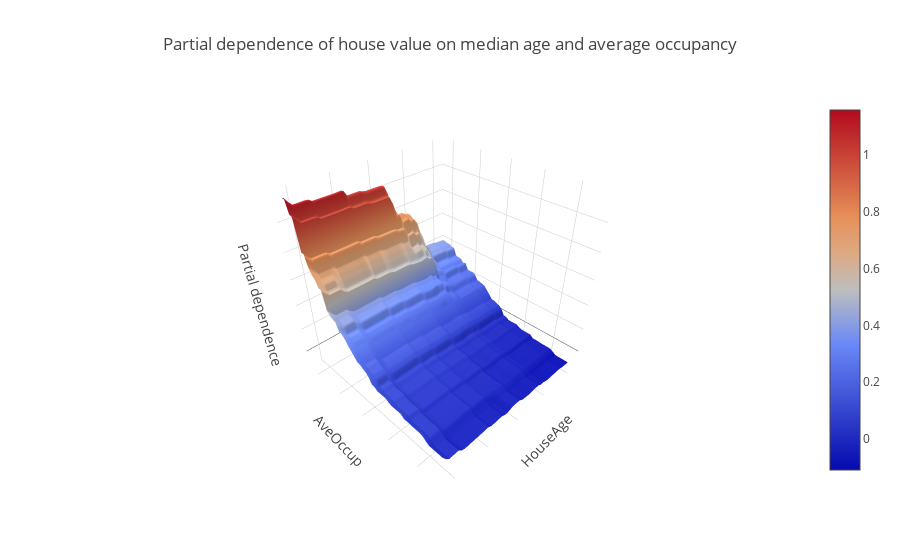

The code cell stored with this chart in its notebook:
### Markdown cell above
https://plot.ly/scikit-learn/plot-partial-dependence/

### Code cell
import plotly.graph_objs as go

import matplotlib.pyplot as plt
import numpy as np
from sklearn.model_selection import train_test_split
from sklearn.ensemble import GradientBoostingRegressor
from sklearn.ensemble.partial_dependence import plot_partial_dependence
from sklearn.ensemble.partial_dependence import partial_dependence
from sklearn.datasets.california_housing import fetch_california_housing

cal_housing = fetch_california_housing()

# split 80/20 train-test
X_train, X_test, y_train, y_test = train_test_split(cal_housing.data,
                                                    cal_housing.target,
                                                    test_size=0.2,
                                                    random_state=1)
names = cal_housing.feature_names

print("Training GBRT...")
clf = GradientBoostingRegressor(n_estimators=100, max_depth=4,
                                learning_rate=0.1, loss='huber',
                                random_state=1)
clf.fit(X_train, y_train)
print(" done.")

fig.suptitle('Partial dependence of house value on nonlocation features\n'
             'for the California housing dataset')
print('Custom 3d plot via ``partial_dependence``')
fig = plt.figure()

target_feature = (1, 5)
pdp, axes = partial_dependence(clf, target_feature,
                               X=X_train, grid_resolution=50)
XX, YY = np.meshgrid(axes[0], axes[1])
Z = pdp[0].reshape(list(map(np.size, axes))).T

surf = go.Surface(x=XX, y=YY, z=Z)

layout = go.Layout(title='Partial dependence of house value on median age and '
                          'average occupancy',
                   scene=dict(xaxis=dict(title=names[target_feature[0]],
                                         showticklabels=False),
                              yaxis=dict(title=names[target_feature[1]],
                                         showticklabels=False),
                              zaxis=dict(title='Partial dependence',
                                         showticklabels=False))
                   )
fig = go.Figure(data = [surf], layout=layout)
iplot(fig)

### Figure 1 — Plotly figure (JSON) as saved in the notebook; plotly's stock layout.template omitted (floating-point values rounded to 4 significant figures; data arrays with more than 128 entries replaced by an {"elided": "..."} marker saying what was removed)
{"data": [{"type": "surface", "uid": "e28b25d2-00fb-405c-ba7a-a66d6d867ad0", "x": {"elided": "50x50 float values"}, "y": {"elided": "50x50 float values"}, "z": {"elided": "50x50 float values"}}], "layout": {"scene": {"xaxis": {"showticklabels": false, "title": {"text": "HouseAge"}}, "yaxis": {"showticklabels": false, "title": {"text": "AveOccup"}}, "zaxis": {"showticklabels": false, "title": {"text": "Partial dependence"}}}, "title": {"text": "Partial dependence of house value on median age and average occupancy"}}}
